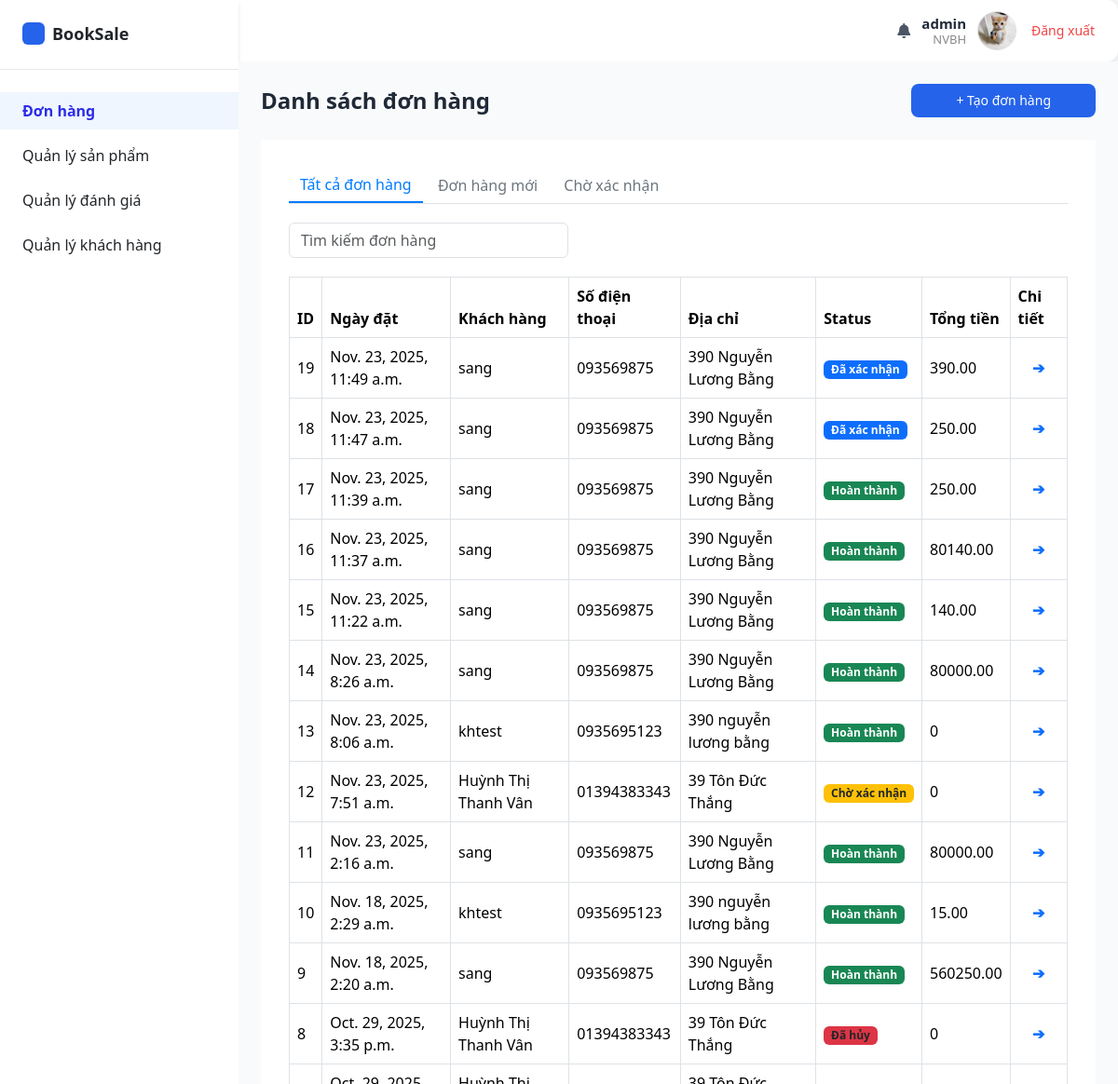
The app's page /emp/order_list/ (signed in, upper part), older data.
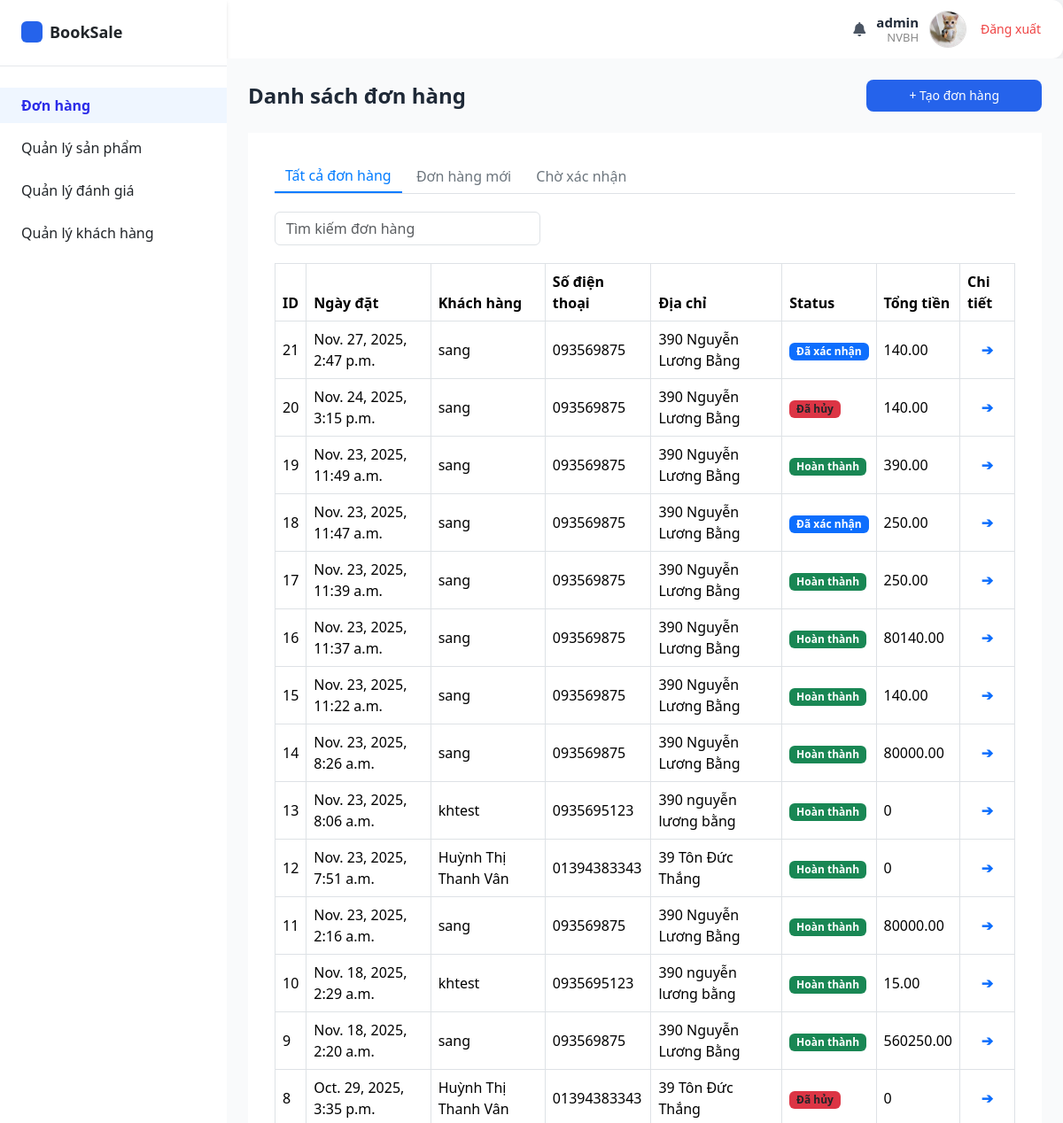
The same page, newer data.
### booksale_app/models.py (models this page shows, shortened)
class Order(models.Model):
    STATUS_CHOICES = [
        ('confirmed', 'Đã xác nhận'),
        ('pending', 'Chờ xác nhận'),
        ('cancelled', 'Đã hủy'),
        ('completed', 'Hoàn thành')
    ]
    order_date = models.DateTimeField(auto_now_add=True)
    total_amount = models.DecimalField(
        max_digits=10,
        decimal_places=2,
        null=True,         # cho phép null
        blank=True,
    )
    status = models.CharField(
        max_length=20,
        choices=STATUS_CHOICES,
        default='pending'  # mặc định là "Chờ xác nhận"
    )
    cancel_reason = models.TextField(blank=True, null=True)
    shipping_date = models.DateField(verbose_name= "Ngày giao hàng", blank=True, null=True)
    note = models.TextField(blank=True, null=True)
    customer = models.ForeignKey(
        Customer,
        on_delete = models.PROTECT
    )
    payment_method = models.CharField(choices=PaymentMethod.choices, max_length=20)

class Customer(models.Model):
    user = models.OneToOneField(auth.get_user_model(), on_delete=models.CASCADE, null=True, blank=True)
    cust_name = models.CharField(
        max_length = 255,
        blank=False, null=False,
        help_text = "Tên khách hàng"
    )
    email = models.EmailField(
        max_length = 100,
        help_text = "Email"
    )
    phone = models.CharField(
        max_length = 15,
        blank=False, null=False,
        help_text = "Số điện thoại"
    )
    address = models.CharField(
        max_length = 255,
        blank=False, null=False,
        help_text = "Địa chi"
    )
    dob = models.DateField(
        verbose_name="Ngày sinh"
    )
    avatar = models.ImageField(upload_to='customers/', null=True, blank=True)
    create_at = models.DateTimeField(
        verbose_name = "Ngày tạo",
        auto_now_add=True
    )

### booksale_app/views/admin_view/order_view.py (the view)
# urls.py: path('emp/order_list/', views.order_list, name = 'emp/order_list'),
@login_required(login_url="/accounts/login/staff/")
@group_required('NVBH', login_url="/accounts/login/staff/") # Nếu user không thuộc NVBH → redirect về login staff.
def order_list(request):
    order_data = []
    if 'submit_input' in request.GET:  # kiểm tra có submit không
        form = OrderSearchForm(request.GET)
        if form.is_valid():
            search_value = form.cleaned_data['search']
            orders = Order.objects.select_related('customer').filter(
                Q(customer__cust_name__icontains=search_value) |
                Q(customer__phone__icontains=search_value)
            ).order_by('-order_date')
    else:
        form = OrderSearchForm()
        orders = Order.objects.select_related('customer').order_by('-order_date')
    for order in orders:
        order_items = Order_Item.objects.select_related('product').filter(order=order)
        prices = [item.product.sell_price * item.quantity for item in order_items]
        total_amount = sum_price_order(prices)
        order_data.append({
            'order': order,
            'total_amount': total_amount
        })
    context = {
        'order_data': order_data,
        'form': form
    }
    return render(request, 'admin_temp/order/order_list.html', context)

### booksale_app/forms.py
class OrderSearchForm(forms.Form):
    search = forms.CharField(
        max_length=100,
        widget=forms.TextInput(attrs={
            "class": "form-control search-input",
            "placeholder": "Tìm kiếm khách hàng",
            "style": "border-radius: 30px; background-color: #f5f7fa; border: none; height: 40px;"
        })
    )

### booksale_app/context_processors.py (called while the page is built)
def categories_and_cart(request):
    context = {
        'categories': Category.objects.all()[:3],  # Lấy 3 categories đầu tiên cho menu
        'cart_count': 0
    }
    if request.user.is_authenticated:
        try:
            customer = Customer.objects.get(user=request.user)
            cart = Cart.objects.filter(customer=customer).first()
            if cart:
                cart_count = Cart_Item.objects.filter(cart=cart).aggregate(
                    total=Sum('quantity')
                )['total'] or 0
                context['cart_count'] = int(cart_count) if cart_count else 0
        except (Customer.DoesNotExist, AttributeError):
            context['cart_count'] = 0
    return context

### booksale_app/utils.py (called while the page is built)
def sum_price_order(order_items_price):
    if not order_items_price:
        return 0
    return sum(order_items_price)

### booksale_app/templates/admin_temp/order/order_list.html (shortened to what this page needs)
{% extends 'admin_temp/admin_base.html' %} {% load static %}
{% block content %}
<main class="flex-1 bg-gray-50 p-6">
    <div class="flex justify-between items-center mb-4">
        <h1 class="text-2xl font-semibold text-gray-800">Danh sách đơn hàng</h1>
        <a
            href="/emp/order_create/"
            class="bg-blue-600 hover:bg-blue-700 text-white px-5 py-2 rounded-lg text-sm font-medium inline-block"
        >
            + Tạo đơn hàng
        </a>
    </div>
    <div class="table_content">
        <div class="tab-buttons mb-3">
            <button class="btn active">Tất cả đơn hàng</button>
            <button class="btn">Đơn hàng mới</button>
            <button class="btn">Chờ xác nhận</button>
        </div>
        <div class="filter-bar">
            <input type="text" class="form-control" placeholder="Tìm kiếm đơn hàng" />
        </div>
        <table class="table table-bordered align-middle">
            <thead>
                <tr>
                    <th>ID</th>
                    <th>Ngày đặt</th>
                    <th>Khách hàng</th>
                    <th>Số điện thoại</th>
                    <th>Địa chỉ</th>
                    <th>Status</th>
                    <th>Tổng tiền</th>
                    <th>Chi tiết</th>
                </tr>
            </thead>
            <tbody>
                {% for order_data in order_data %}
                <tr>
                    <td>{{order_data.order.id}}</td>
                    <td>{{order_data.order.order_date}}</td>
                    <td>{{order_data.order.customer.cust_name}}</td>
                    <td>{{order_data.order.customer.phone}}</td>
                    <td>{{order_data.order.customer.address}}</td>
                    <td>
                        {% if order_data.order.status == 'confirmed' %}
                        <span class="badge bg-primary">Đã xác nhận</span>
                        {% elif order_data.order.status == 'pending'%}
                        <span class="badge bg-warning text-dark">Chờ xác nhận</span>
                        {% elif order_data.order.status == 'completed'%}
                        <span class="badge bg-success">Hoàn thành</span>
                        {% else %}
                        <span class="badge bg-danger text-dark">Đã hủy</span>
                        {% endif %}
                    </td>
                    <td>{{order_data.total_amount}}</td>
                    {% if order_data.order.status == 'confirmed' %}
                    <td class="text-center text-primary fw-bold">
                        <a href="/emp/order_details/{{order_data.order.id}}">&#10132;</a>
                    </td>
                    {% elif order_data.order.status == 'cancelled'%}
                    <td class="text-center text-primary fw-bold">
                        <a href="/emp/order_cancel/{{order_data.order.id}}">&#10132;</a>
                    </td>
                    {% elif order_data.order.status == 'completed'%}
                    <td class="text-center text-primary fw-bold">
                        <a href="/emp/order_completed/{{order_data.order.id}}">&#10132;</a>
                    </td>
                    {% else %}
                    <td class="text-center text-primary fw-bold">
                        <a href="/emp/order_confirm/{{order_data.order.id}}">&#10132;</a>
                    </td>
                    {% endif %}
                </tr>
                {% endfor %}
            </tbody>
        </table>
    </div>
</main>
{% endblock %}

Row changes from the older to the newer data that the page shows:
added Order: order.id "21", order.order_date "Nov. 27, 2025, 2:47 p.m.", order.customer.cust_name "sang", order.customer.phone "093569875", order.customer.address "390 Nguyễn Lương Bằng", status "Đã xác nhận", total_amount "140.00"
added Order: order.id "20", order.order_date "Nov. 24, 2025, 3:15 p.m.", order.customer.cust_name "sang", order.customer.phone "093569875", order.customer.address "390 Nguyễn Lương Bằng", status "Đã hủy", total_amount "140.00"
changed Order "Nov. 23, 2025, 11:49 a.m.": status "Đã xác nhận" → "Hoàn thành"
changed Order "Nov. 23, 2025, 7:51 a.m.": status "Chờ xác nhận" → "Hoàn thành"
